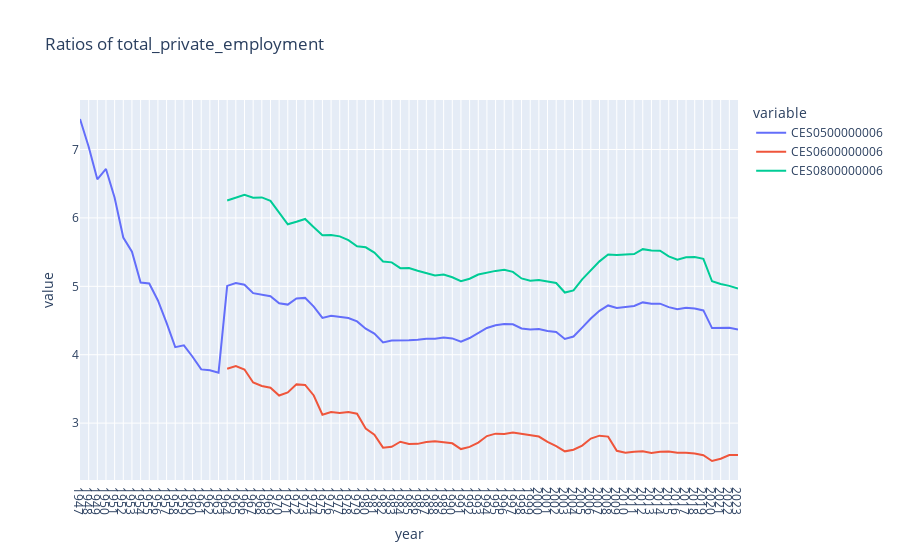

The notebook cell saved with this chart:
### Code cell
df = preparationOfDataframesFull('cross_d05_total_private_employment')
dataCharConstructorYear(df,"Ratios of total_private_employment")
